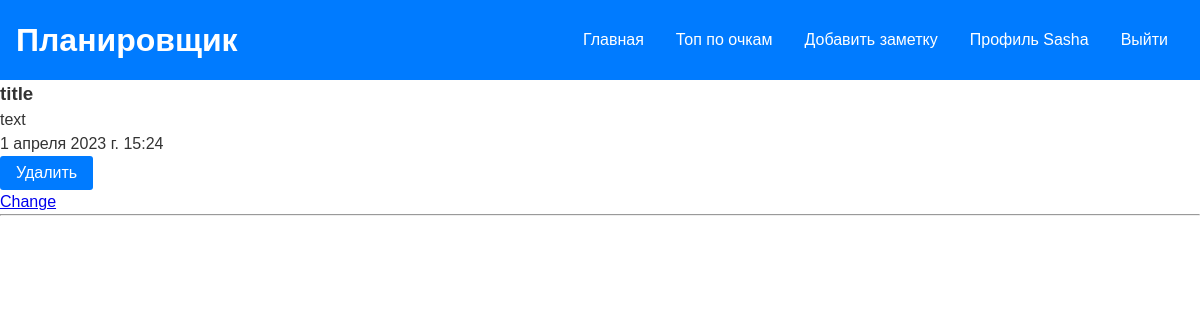
Before: / (signed in) with the older database file.
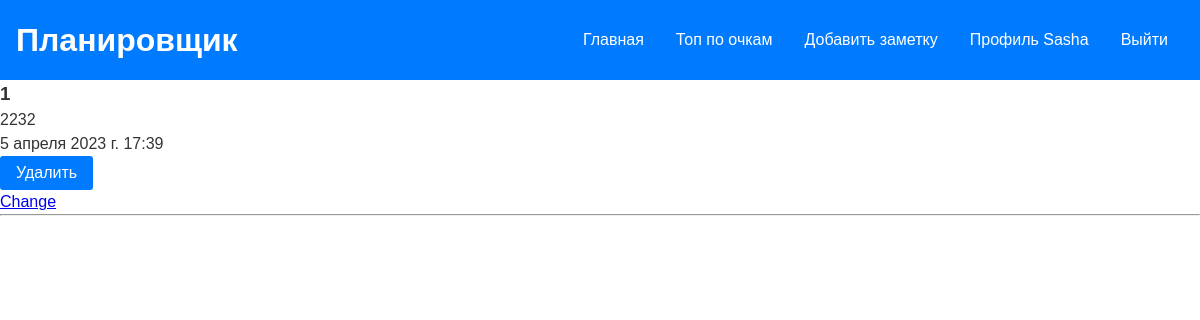
After: the same page with the newer database file.
### tusk_list/models.py (models this page shows, shortened)
class Tusk(models.Model):
    title = models.CharField(max_length=100)
    text = models.TextField()
    time_create = models.DateTimeField(auto_now_add=True)
    author = models.ForeignKey(Users,on_delete=models.CASCADE,blank=True)

### tusk_list/views.py (the view)
# urls.py: path('',MainView.as_view(),name='main'),
class MainView(View):
    def get(self,request):
        context = {'title': 'Главная'}
        if request.user.is_authenticated:
            author = request.user
            content = Tusk.objects.filter(author=author)
            context['tusk'] = content
        return render(request, 'tusk/main.html', context=context)

### templates/tusk/main.html (shortened to what this page needs)
{% extends 'tusk/base.html' %}
{% load static %}
{% block content %}
{% if tusk %}
    {% for i in tusk %}
    <h3>{{ i.title }}</h3>
    <p>{{ i.text }}</p>
    <p>{{ i.time_create }}</p>
    <form method="POST" action="{% url 'delete_post' i.pk %}">
        <button type="submit">Удалить</button>
    </form>
    <a href="{% url 'update_post' i.pk %}">Change</a>
    <hr>
    {% endfor %}
{% else %}
    <h3>У тебя пока нету задач</h3>
{% endif %}
{% endblock content %}

Changed rows visible on the page:
removed Tusk: title "title", text "text", time_create "1 апреля 2023 г. 15:24"
added Tusk: title "1", text "2232", time_create "5 апреля 2023 г. 17:39"
